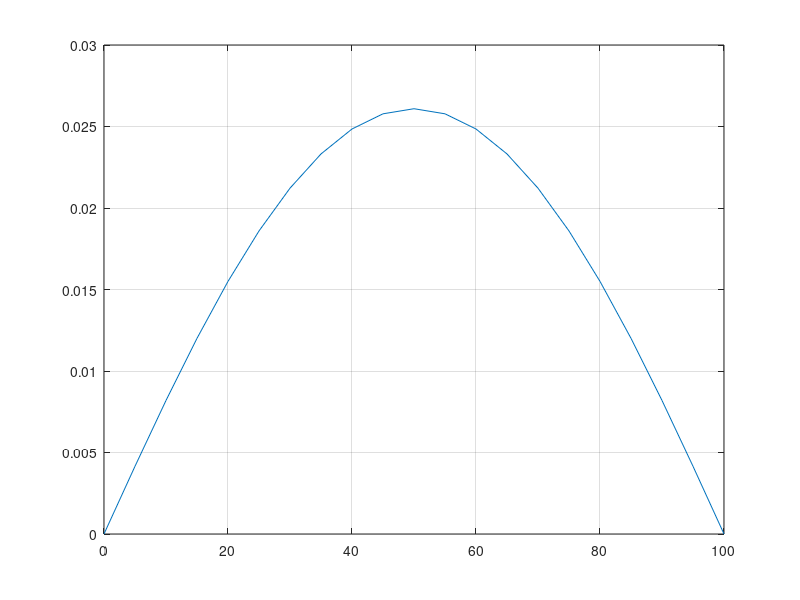

This chart was generated by the following MATLAB code:

aa=0; bb=100; n=20; h= (bb-aa) /n;
x=h:h:bb
p=zeros(1, n-1) ; q=10^(-7)*ones(1, n-1) ; r=10^(-8)*x.*(x-100);
ya=0; yb=0;
h2=h/2; hh=h*h;

a=zeros(1, n-1) ; a(1:n-2) =1-p(1, 1:n-2) *h2;
d = -(2+hh*q) ;

b=zeros (1, n-1) ; b(2:n-1) =1+p(1, 2:n-1)*h2;

c(1) =hh*r(1) - (1+p(1)*h2)*ya;
c(2:n-2) =hh*r(2:n-2) ;
c(n-1) =hh*r(n-1) -(1-p(n-1)*h2)*yb;

m=length (d) ; a(1) =a (1) /d(1) ; c(1)=c(1) /d(1) ;
for i=2 :m-1
    denom=d (i) -b (i) *a (i-1) ;
    if (denom==0) , error('zero in denominator' ) , end
    a (i) =a (i) /denom;
    c(i)= (c(i)-b(i) *c (i-1) ) /denom;

end
c (m) = (c (m) -b (m) *c (m-1) ) / (d(m) - b(m) *a (m-1) );
y (m) =c (m) ;
for i=m-1: -1:1
    y (i) =c(i) - a(i) *y(i+1) ;
end
% End Guass-Thomas

xx= [aa x] ; yy=[ya y yb]
yy1=[yy(1:20) yb]
out= [xx' yy1']
disp ( ' out' )
plot (xx' , yy1' )
grid on
